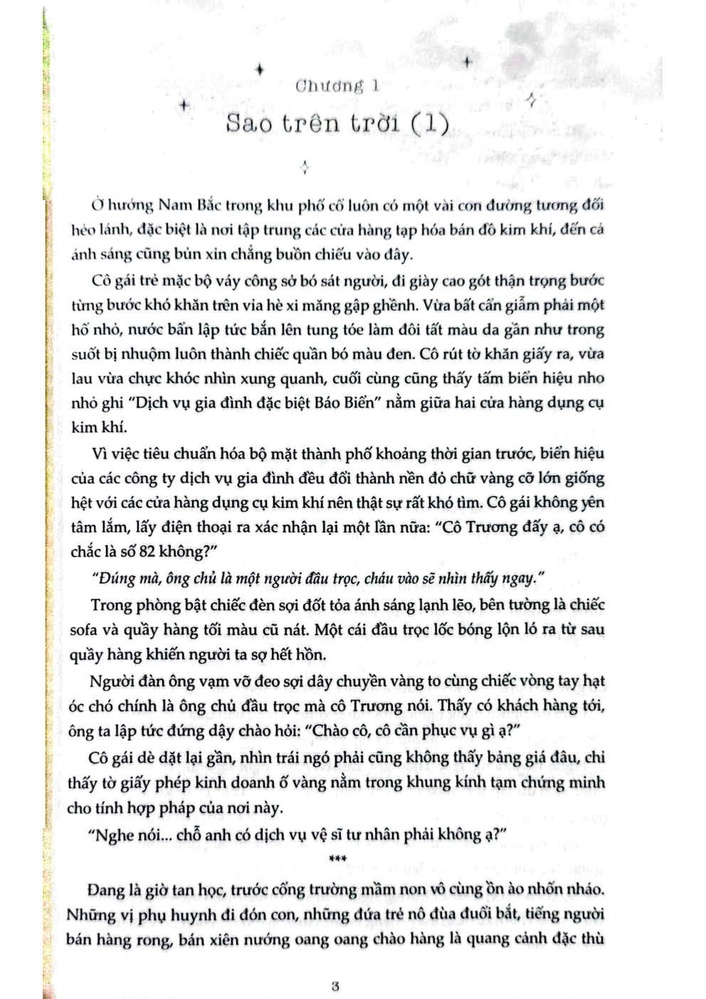
#> input picture Dataset/dataset_vesitamthoi.jpg, 706 x 999 px, shrunk from 992 x 1403 before the run
$ python -i handle.py   (imports and definitions only)
#> lines starting #> are read from the running program, lines starting #| are printed output that depends on the picture; after the words box and inside, x2 and y2 are one past the last pixel; in counts of white or black regions, pixels touching at a corner belong together
#> further down, picture is the input picture: shape (999, 706, 3); mean B, G, R 233.5, 233.8, 233.7
import cv2
import numpy as np
import os


# --- Sắp xếp 4 điểm: top-left, top-right, bottom-right, bottom-left ---
def order_points(pts):
    pts = np.array(pts, dtype="float32")
    s = pts.sum(axis=1)
    diff = np.diff(pts, axis=1)
    rect = np.zeros((4, 2), dtype="float32")
    rect[0] = pts[np.argmin(s)]  # top-left
    rect[2] = pts[np.argmax(s)]  # bottom-right
    rect[1] = pts[np.argmin(diff)]  # top-right
    rect[3] = pts[np.argmax(diff)]  # bottom-left
    return rect


# --- Tính kích thước đầu ra cho warp perspective ---
def find_dest(pts):
    (tl, tr, br, bl) = pts
    widthA = np.linalg.norm(br - bl)
    widthB = np.linalg.norm(tr - tl)
    maxWidth = max(int(widthA), int(widthB))
    heightA = np.linalg.norm(tr - br)
    heightB = np.linalg.norm(tl - bl)
    maxHeight = max(int(heightA), int(heightB))
    dst = np.array(
        [[0, 0], [maxWidth, 0], [maxWidth, maxHeight], [0, maxHeight]], dtype="float32"
    )
    return dst


# --- Bóc tách & hiệu chỉnh tài liệu ---
def document_scan_with_steps(orig: np.ndarray):
    if orig is None:
        raise ValueError("Ảnh input không hợp lệ!")

    # B1: Morphological Close
    kernel = np.ones((5, 5), np.uint8)
    morph = cv2.morphologyEx(orig, cv2.MORPH_CLOSE, kernel, iterations=3)

    # B2: GrabCut
    mask = np.zeros(orig.shape[:2], np.uint8)
    bgdModel = np.zeros((1, 65), np.float64)
    fgdModel = np.zeros((1, 65), np.float64)
    h, w = orig.shape[:2]
#> h = 999; w = 706
    rect = (20, 20, w - 40, h - 40)
#> rect = (20, 20, 666, 959)
    cv2.grabCut(orig, mask, rect, bgdModel, fgdModel, 5, cv2.GC_INIT_WITH_RECT)
    mask2 = np.where((mask == 2) | (mask == 0), 0, 1).astype("uint8")
    grab = orig * mask2[:, :, np.newaxis]
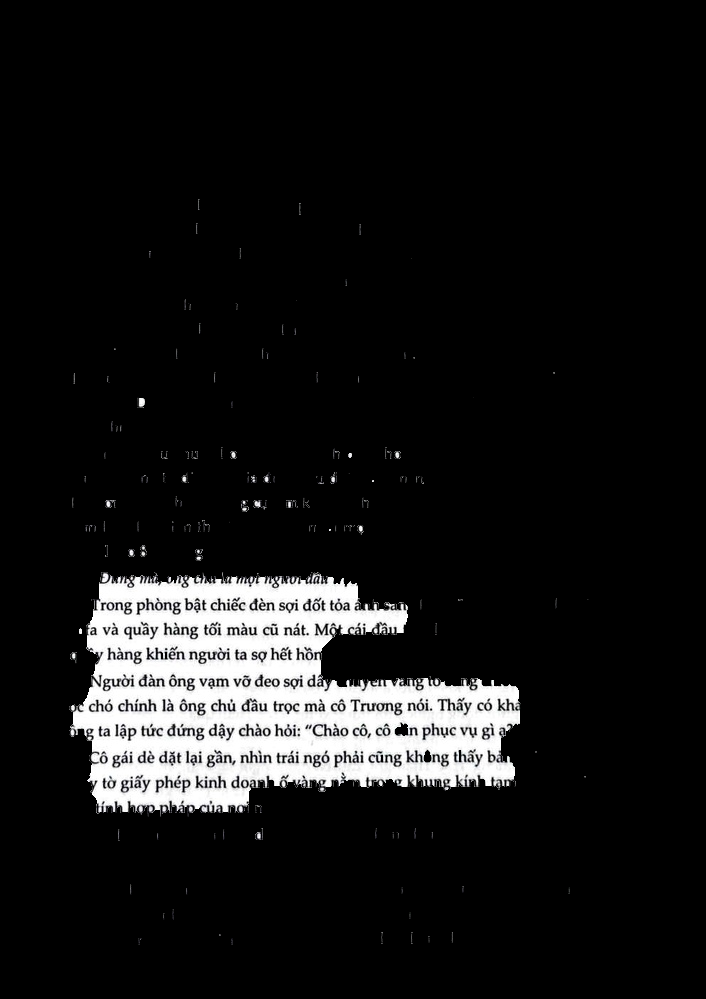
#> grab: shape (999, 706, 3); mean B, G, R 22.8, 22.7, 22.7

    # B3: Edge Detection
    gray = cv2.cvtColor(grab, cv2.COLOR_BGR2GRAY)
    blur = cv2.GaussianBlur(gray, (11, 11), 0)
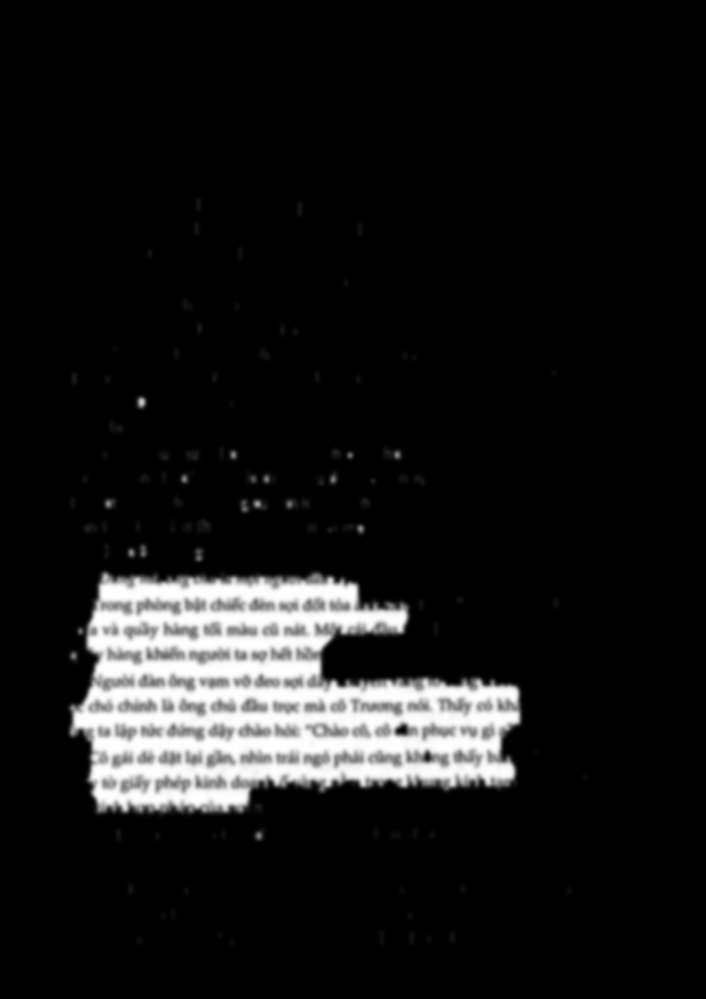
#> blur: shape (999, 706); min 0, max 255, mean 22.7
    edges = cv2.Canny(blur, 0, 200)
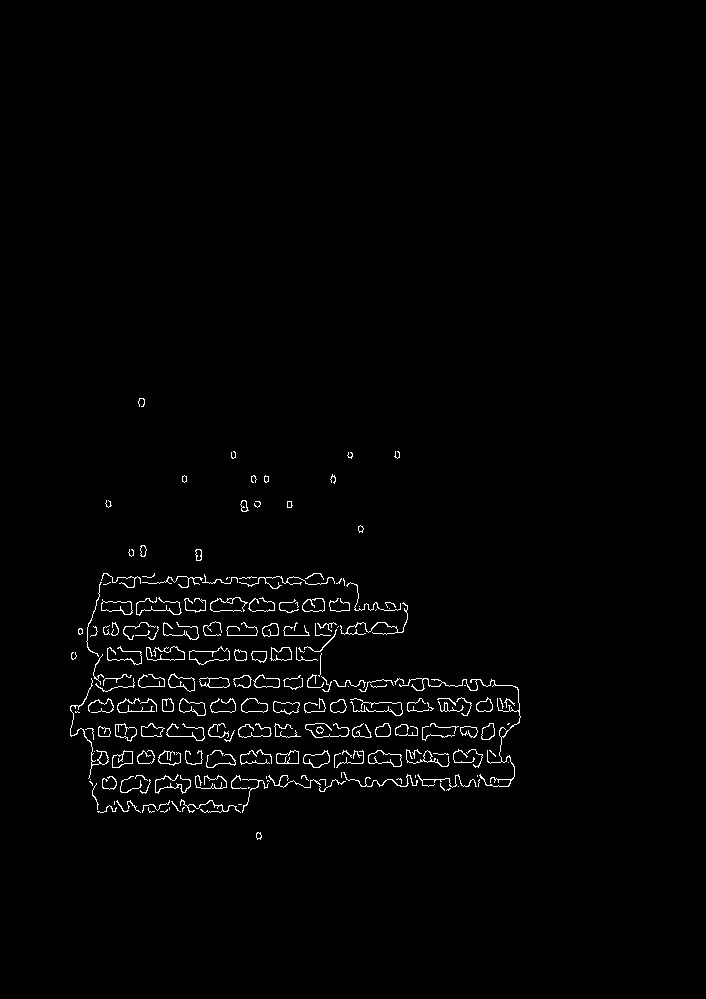
#> edges: shape (999, 706); 1.4% white in thin lines or dots, all inside (x1, y1, x2, y2) = (70, 398, 521, 840)
    kernel2 = cv2.getStructuringElement(cv2.MORPH_ELLIPSE, (5, 5))
    dil = cv2.dilate(edges, kernel2)
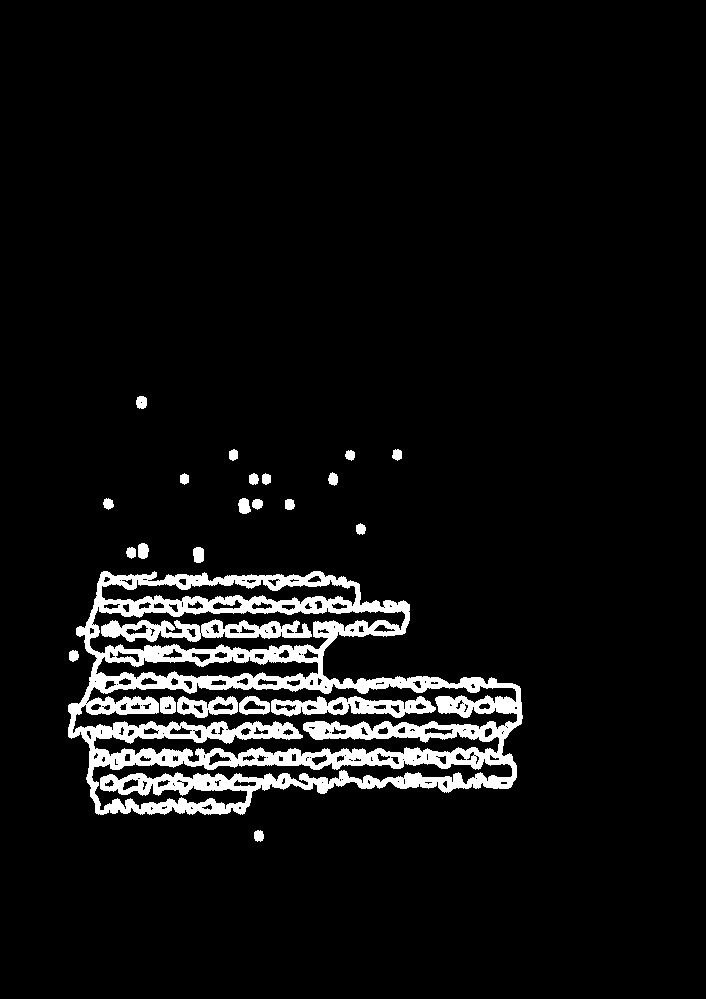
#> dil: shape (999, 706); 6.4% white; 24 white regions

    # B4: Tìm contour & góc
    cnts, _ = cv2.findContours(dil, cv2.RETR_LIST, cv2.CHAIN_APPROX_NONE)
#> cnts = 240 contours, 93 with area under 20; largest, box (x1, y1, x2, y2) and area: (68, 571, 523, 815) 78393, (72, 682, 518, 763) 18578, (89, 606, 406, 654) 8832, (91, 758, 513, 811) 6549, (101, 579, 357, 607) 3369
    cnts = sorted(cnts, key=cv2.contourArea, reverse=True)[:5]
#> cnts = 5 contours; box (x1, y1, x2, y2) and area: (68, 571, 523, 815) 78393, (72, 682, 518, 763) 18578, (89, 606, 406, 654) 8832, (91, 758, 513, 811) 6549, (101, 579, 357, 607) 3369
    corners = None
    for c in cnts:
        epsilon = 0.02 * cv2.arcLength(c, True)
        approx = cv2.approxPolyDP(c, epsilon, True)
        if len(approx) == 4:
            corners = approx
            break
#> this loop made 2 passes
#> (epsilon, corners) on pass 2: (54.7, [[72, 732], [516, 691], [303, 724], [496, 753]])
#> epsilon on pass 1: 38.42

    if corners is not None:
        corners = corners.reshape(4, 2)
        ordered = order_points(corners)
#> in order_points, `pts = np.array(pts, dtype="float32")`: pts = [[72, 732], [516, 691], [303, 724], [496, 753]]
#> in order_points, `s = pts.sum(axis=1)`: s = [804, 1207, 1027, 1249]
#> in order_points, `diff = np.diff(pts, axis=1)`: diff = [660, 175, 421, 257]
#> ordered = [[72, 732], [516, 691], [496, 753], [72, 732]]
        dst = find_dest(ordered)
#> in find_dest, `(tl, tr, br, bl) = pts`: tl = [72, 732]; tr = [516, 691]; br = [496, 753]; bl = [72, 732]
#> in find_dest, `widthA = np.linalg.norm(br - bl)`: widthA = 424.5
#> in find_dest, `widthB = np.linalg.norm(tr - tl)`: widthB = 445.9
#> in find_dest, `maxWidth = max(int(widthA), int(widthB))`: maxWidth = 445
#> in find_dest, `heightA = np.linalg.norm(tr - br)`: heightA = 65.15
#> in find_dest, `heightB = np.linalg.norm(tl - bl)`: heightB = 0
#> in find_dest, `maxHeight = max(int(heightA), int(heightB))`: maxHeight = 65
#> in find_dest, `dst = np.array( [[0, 0], [maxWidth, 0], [maxWidth, maxHeight], [0, max..`: dst = [[0, 0], [445, 0], [445, 65], [0, 65]]
#> dst = [[0, 0], [445, 0], [445, 65], [0, 65]]
        M = cv2.getPerspectiveTransform(ordered, dst)
#> M = [[5.79e-05, 0.00135, -0.995], [1.19e-05, 0.000129, -0.0951], [1.3e-07, 3.04e-06, -0.00224]]
        warped = cv2.warpPerspective(
            orig, M, (int(dst[2][0]), int(dst[2][1])), flags=cv2.INTER_LINEAR
        )
    else:
        warped = orig.copy()

    return warped


# --- Hàm lưu ảnh (tách riêng) ---
# [68 lines left out: functions save_image, document_scan, test_document_scan, not called in this run]

>>> import cv2
>>> picture = cv2.imread('../Dataset/dataset_vesitamthoi.jpg')
>>> result = document_scan_with_steps(picture)
